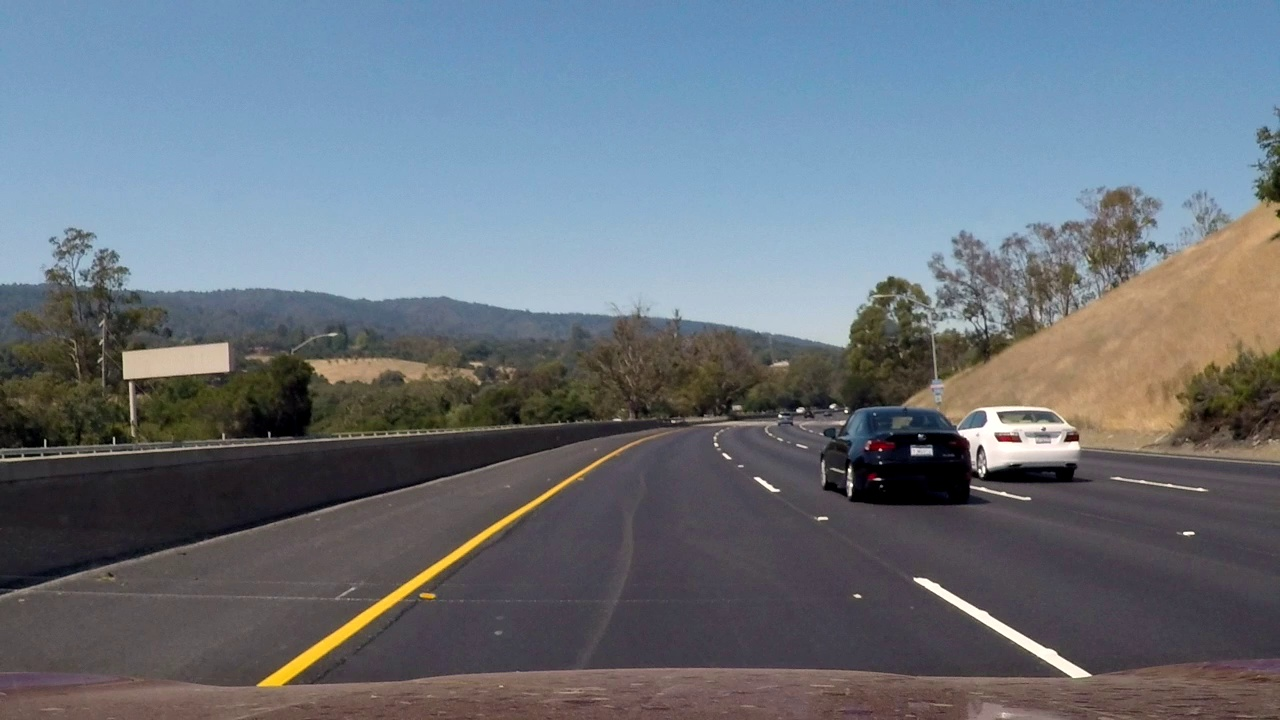
#> input picture test_images/frame0.jpg, 1280 x 720 px, given in place of solidWhiteRight.jpg, which was not available
$ jupyter execute --allow-errors P1-lanes_rev1.ipynb   (shell and % lines are left out)   (text cells are left out)
#> lines starting #> are read from the running program, lines starting #| are printed output that depends on the picture; after the words box and inside, x2 and y2 are one past the last pixel; in counts of white or black regions, pixels touching at a corner belong together; long printed decimals are rounded; pictures that were not available may be replaced by others from this repository, and a replacement may not be noted
[cell 1]
#importing some useful packages
import matplotlib.pyplot as plt
import matplotlib.image as mpimg
import numpy as np
import cv2

[cell 2]
#reading in an image
image = mpimg.imread('test_images/solidWhiteRight.jpg')
#> image is the input picture: shape (720, 1280, 3); mean R, G, B 105.5, 114.1, 123.6

#printing out some stats and plotting
print('This image is:', type(image), 'with dimensions:', image.shape)
#| This image is: <class 'numpy.ndarray'> with dimensions: (720, 1280, 3)
plt.imshow(image)  # if you wanted to show a single color channel image called 'gray',
#for example, call as plt.imshow(gray, cmap='gray')

[cell 3]
import math

def grayscale(img):
    """Applies the Grayscale transform
    This will return an image with only one color channel
    but NOTE: to see the returned image as grayscale
    (assuming your grayscaled image is called 'gray')
    you should call plt.imshow(gray, cmap='gray')"""
    return cv2.cvtColor(img, cv2.COLOR_RGB2GRAY)
    # Or use BGR2GRAY if you read an image with cv2.imread()
    # return cv2.cvtColor(img, cv2.COLOR_BGR2GRAY)

def canny(img, low_threshold, high_threshold):
    """Applies the Canny transform"""
    return cv2.Canny(img, low_threshold, high_threshold)

def gaussian_blur(img, kernel_size):
    """Applies a Gaussian Noise kernel"""
    return cv2.GaussianBlur(img, (kernel_size, kernel_size), 0)

# [9 lines left out: function get_region_of_interest_vertices, not called in this run]

def region_of_interest(img, vertices):
    """
    Applies an image mask.

    Only keeps the region of the image defined by the polygon
    formed from `vertices`. The rest of the image is set to black.
    `vertices` should be a numpy array of integer points.
    """
    #defining a blank mask to start with
    mask = np.zeros_like(img)

    #defining a 3 channel or 1 channel color to fill the mask with depending on the input image
    if len(img.shape) > 2:
        channel_count = img.shape[2]  # i.e. 3 or 4 depending on your image
        ignore_mask_color = (255,) * channel_count
    else:
        ignore_mask_color = 255

    #filling pixels inside the polygon defined by "vertices" with the fill color
    cv2.fillPoly(mask, vertices, ignore_mask_color)

    #returning the image only where mask pixels are nonzero
    masked_image = cv2.bitwise_and(img, mask)
    return masked_image


def draw_lines(img, lines, color=[255, 0, 0], thickness=2):
    """
    NOTE: this is the function you might want to use as a starting point once you want to
    average/extrapolate the line segments you detect to map out the full
    extent of the lane (going from the result shown in raw-lines-example.mp4
    to that shown in P1_example.mp4).

    Think about things like separating line segments by their
    slope ((y2-y1)/(x2-x1)) to decide which segments are part of the left
    line vs. the right line.  Then, you can average the position of each of
    the lines and extrapolate to the top and bottom of the lane.

    This function draws `lines` with `color` and `thickness`.
    Lines are drawn on the image inplace (mutates the image).
    If you want to make the lines semi-transparent, think about combining
    this function with the weighted_img() function below
    """
    for line in lines:
        for x1,y1,x2,y2 in line:
            cv2.line(img, (x1, y1), (x2, y2), color, thickness)


def hough_lines(img, rho, theta, threshold, min_line_len, max_line_gap):
    """
    `img` should be the output of a Canny transform.

    Returns an image with hough lines drawn.
    """
    lines = cv2.HoughLinesP(img, rho, theta, threshold, np.array([]), minLineLength=min_line_len, maxLineGap=max_line_gap)
    line_img = np.zeros((img.shape[0], img.shape[1], 3), dtype=np.uint8)
    draw_lines(line_img, lines)
    return line_img

# Python 3 has support for cool math symbols.

def weighted_img(img, initial_img, a=0.8, b=1., gamma=0.):
    """
    `img` is the output of the hough_lines(), An image with lines drawn on it.
    Should be a blank image (all black) with lines drawn on it.

    `initial_img` should be the image before any processing.

    The result image is computed as follows:

    initial_img * α + img * β + γ
    NOTE: initial_img and img must be the same shape!
    """
    return cv2.addWeighted(initial_img, a, img, b, gamma)

[cell 4]
import os
os.listdir("test_images/")

[cell 5]
# TODO: Build your pipeline that will draw lane lines on the test_images
# then save them to the test_images_output directory.

#img = mpimg.imread('test_images/solidWhiteRight.jpg')
#img = mpimg.imread('test_images/whiteCarLaneSwitch.jpg')
#img = mpimg.imread('test_images/solidYellowCurve2.jpg')
img = mpimg.imread('test_images/solidYellowLeft.jpg')
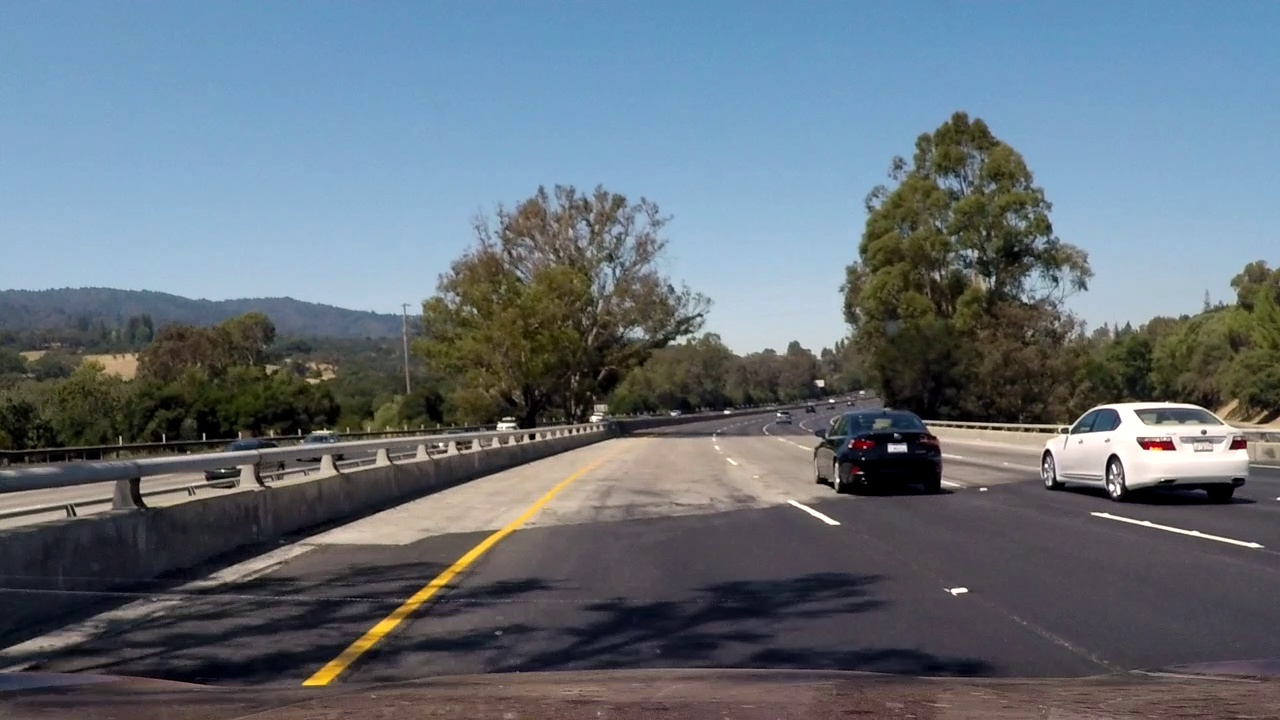
#> input picture test_images/frame100.jpg, 1280 x 720 px, given in place of solidYellowLeft.jpg, which was not available
#> img is the input picture: shape (720, 1280, 3); mean R, G, B 100.6, 111.6, 121.4
#img = mpimg.imread('test_images/frame69.jpg')

cv2.imwrite("test_videos_output/img.jpg",img)

img_g= grayscale(img)
cv2.imwrite("test_videos_output/img_g.jpg",img_g)
#printing out some stats and plotting
print('This image is:', type(img_g), 'with dimensions:', img_g.shape)
#| This image is: <class 'numpy.ndarray'> with dimensions: (720, 1280)
#plt.imshow(img_g,cmap='gray')

img_gb=gaussian_blur(img_g, 9)
cv2.imwrite("test_videos_output/img_gb.jpg",img_gb)
#plt.imshow(img_g,cmap='gray')
# if you wantmple, call as plt.imshow(gray, cmap='gray')
#plt.title('grayscale with blur', fontdict=None, loc='center')

plt.rcParams["figure.figsize"] = (15,15) # set figure size to 20cmx20cm
f, axisArray = plt.subplots(2,1)
axisArray[0].imshow(img_g,cmap='gray')
axisArray[0].title.set_text('grayscale')
axisArray[1].title.set_text('grayscale with blur')
axisArray[1].imshow(img_gb,cmap='gray')
plt.title('grayscale with blur', fontdict=None, loc='center')
#doeasn't work # plt.subplot_tool()

[cell 6]
img_gbc=canny(img_gb, 100, 200);
#> in canny, `return cv2.Canny(img, low_threshold, high_threshold)`:
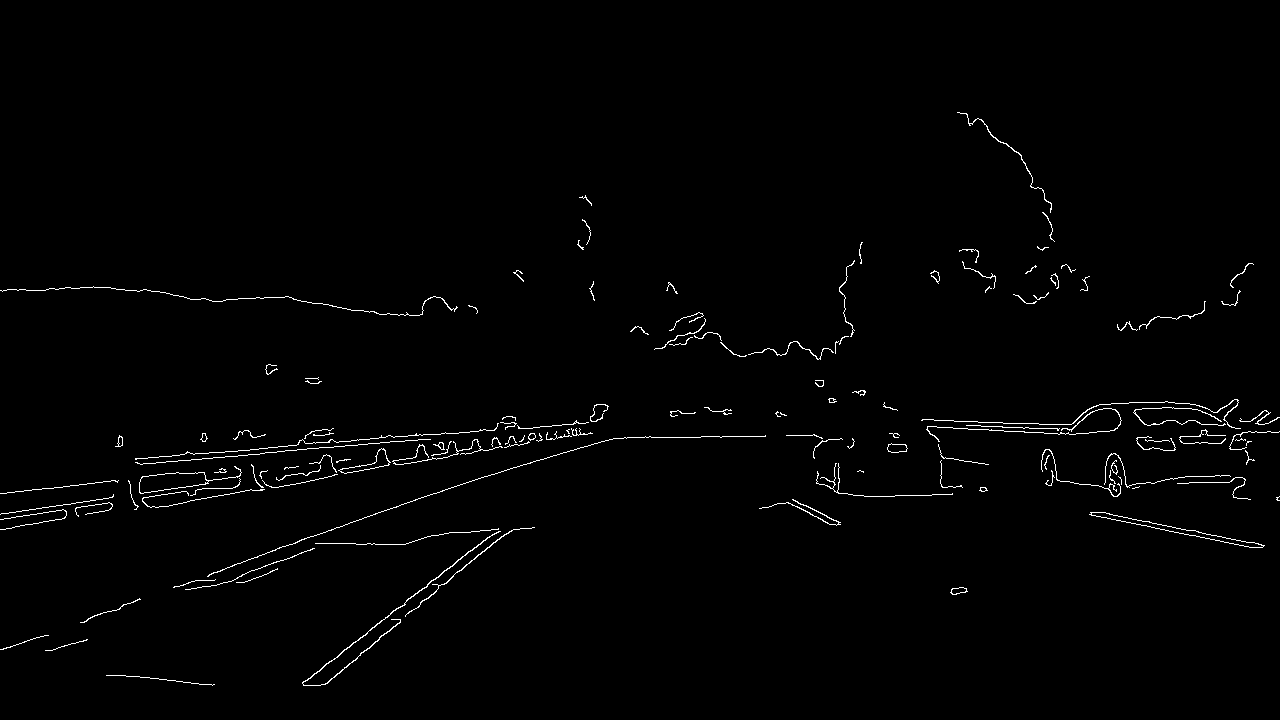
#> returned value: shape (720, 1280); 1.1% white in thin lines or dots, all inside (x1, y1, x2, y2) = (0, 112, 1280, 686)
plt.imshow(img_gbc,cmap='gray')
plt.title('canny on grayscale with blur', fontdict=None, loc='center')
cv2.imwrite("test_videos_output/img_gbc.jpg",img_gbc)
#> Out = True

[cell 7]
print(img_gbc.shape)
#| (720, 1280)
r=img_gbc.shape[0] # rows or height
#> r = 720
c=img_gbc.shape[1] # columns or width
#> c = 1280
left_bottom = [0, r]
#> left_bottom = [0, 720]
right_bottom = [c, r]
#> right_bottom = [1280, 720]
left_top = [0.95*c/2, 1.2*r/2] # trapezoid with 10% width at top
#> left_top = [608, 432]
right_top = [1.05*c/2, 1.2*r/2]
#> right_top = [672, 432]
x=np.array([[left_bottom,left_top,right_top,right_bottom]], dtype=np.int32)
#sample array a = np.array( [[[10,10],[100,10],[100,100],[10,100]]], dtype=np.int32 )
img_gbcr=region_of_interest(img_gbc,x)
#> in region_of_interest, `cv2.fillPoly(mask, vertices, ignore_mask_color)`: mask: shape (720, 1280); 21% white; 1 white region, box (x1, y1, x2, y2) and area: (2, 432, 1279, 720) 193567
#> in region_of_interest, `masked_image = cv2.bitwise_and(img, mask)`: masked_image: shape (720, 1280); 0.14% white in thin lines or dots, all inside (x1, y1, x2, y2) = (106, 436, 968, 686)
plt.imshow(img_gbcr,cmap='gray')
plt.title('region limit on canny on grayscale with blur', fontdict=None, loc='center')
cv2.imwrite("test_videos_output/img_gbcr.jpg",img_gbcr)
#> Out = True

[cell 8]
img_gbcrl=hough_lines(img_gbcr, 1, np.pi/180.0, 100, img_gbcr.shape[0]*1.4*0.1, img_gbcr.shape[0]*1.4*0.55)
#> in hough_lines, `lines = cv2.HoughLinesP(img, rho, theta, threshold, np.array([]), minL..`: lines = [[302, 682, 615, 438], [324, 684, 618, 438]]
#> the loop in draw_lines, `for line in lines:` made 2 passes
plt.imshow(img_gbcrl,cmap='gray')
plt.title('lines on region canny grayscale with blur', fontdict=None, loc='center')
cv2.imwrite("test_videos_output/img_gbcrl.jpg",img_gbcrl)
#> Out = True

[cell 9]
print(img_gbc.shape)
#| (720, 1280)

[cell 10]
int(img_gbcr.shape[0]*1.4*0.2)
#> Out = 201

[cell 11]
lines = cv2.HoughLinesP(img_gbc, 1, np.pi/180.0, int(img_gbcr.shape[0]*.06), np.array([]), img_gbcr.shape[0]*1.4*0.1, img_gbcr.shape[0]*1.4*0.55)
#> lines = 62 rows, first 6: [135, 459, 833, 398], [297, 444, 1240, 428], [2, 649, 985, 292], [325, 684, 987, 129], [140, 464, 728, 413], [5, 493, 708, 407]
print(lines)
#> (printed output is left out)

[cell 12]
def getSlope(x1, y1, x2, y2):
    return (y2-y1)/(x2-x1)

def getYInt(x1, y1, x2, y2):
    slope = getSlope(x1, y1, x2, y2)
    y = -x1*slope+y1
    return (0, y)

[cell 13]
# find slope and offset of each line
lane_left_mb,lane_right_mb,mb_list=([] for _ in range(3))

for line in lines:
    for x1,y1,x2,y2 in line:
        m=getSlope(x1, y1, x2, y2)
        b=getYInt(x1, y1, x2, y2)
       # print('m=',m,' b= ',b)
        if -1.5  <= m < -0.5 and int(img.shape[0]*0.9)  <= b[1] :
           # lane_left_mb.append(line)
            lane_left_mb.append((m,b[1]))
        if 0.3  <= m < 2.5 and  b[1]<int(img.shape[0]*0.3) :
            lane_right_mb.append((m,b[1]))
#> this loop made 62 passes
#> line on passes 1 to 12: [[135, 459, 833, 398]], [[297, 444, 1240, 428]], [[2, 649, 985, 292]], [[325, 684, 987, 129]], [[140, 464, 728, 413]], [[5, 493, 708, 407]], [[0, 529, 1146, 327]], [[155, 507, 695, 412]], [[302, 683, 998, 140]], [[302, 682, 997, 139]], [[593, 408, 1246, 443]], [[604, 410, 1249, 547]]
#> after the loop, lane_left_mb = [(-0.838, 956.5), (-0.78, 918.6), (-0.781, 918), (-0.839, 955.7)]; lane_right_mb = [(2.34, -2235.3)]
       # cv2.line(img, (x1, y1), (x2, y2), color=(0,0,255), thickness=2)
plt.imshow(img,cmap='gray')

print('validated lines left')
for mb in lane_left_mb:
    print('m=',mb[0],' b= ',mb[1])
#> this loop made 4 passes
#| m= -0.8384  b=  956.470
#| m= -0.7802  b=  918.612
#| m= -0.7813  b=  917.951
#| m= -0.8386  b=  955.710
ll_npa = np.asarray(lane_left_mb, dtype=np.float32) # convert list to array so we can use mean
#> ll_npa = [[-0.838, 956.5], [-0.78, 918.6], [-0.781, 918], [-0.839, 955.7]]
print(ll_npa.mean(0))
#| [-8.096121e-01  9.371858e+02]

print('validated lines right')
for mb in lane_right_mb:
    print('m=',mb[0],' b= ',mb[1])
#> this loop made 1 pass
#| m= 2.344  b=  -2235.281
rl_npa = np.asarray(lane_right_mb, dtype=np.float32) # convert list to array so we can use mean
#> rl_npa = [[2.34, -2235.3]]
print(rl_npa.mean(0))
#| [    2.344 -2235.2812 ]

# m=rl_npa.mean(0)[0]
# b=rl_npa.mean(0)[1]
# y= mx +b
# (y-b)/m=x

# plot one lane line for each side (right,left)
x1=int((img.shape[0]-rl_npa.mean(0)[1])/rl_npa.mean(0)[0])
#> x1 = 1260
x2=int((int(1.2*img.shape[0]/2.0)-rl_npa.mean(0)[1])/rl_npa.mean(0)[0])
#> x2 = 1138
cv2.line(img, (x1,img.shape[0] ), (x2, int(1.2*img.shape[0]/2.0)), color=(0,255,0), thickness=6)
# left lane
x1=int((img.shape[0]-ll_npa.mean(0)[1])/ll_npa.mean(0)[0])
#> x1 = 268
x2=int((int(1.2*img.shape[0]/2.0)-ll_npa.mean(0)[1])/ll_npa.mean(0)[0])
#> x2 = 623
cv2.line(img, (x1,img.shape[0] ), (x2, int(1.2*img.shape[0]/2.0)), color=(0,255,0), thickness=6)
plt.imshow(img,cmap='gray')

[cell 14]
plt.imshow(img_gbcr,cmap='gray')

[cell 15]
img_gbcrlw=weighted_img(img_gbcrl, img, a=.7, b=1, gamma=0.0)
#> in weighted_img, `return cv2.addWeighted(initial_img, a, img, b, gamma)`:
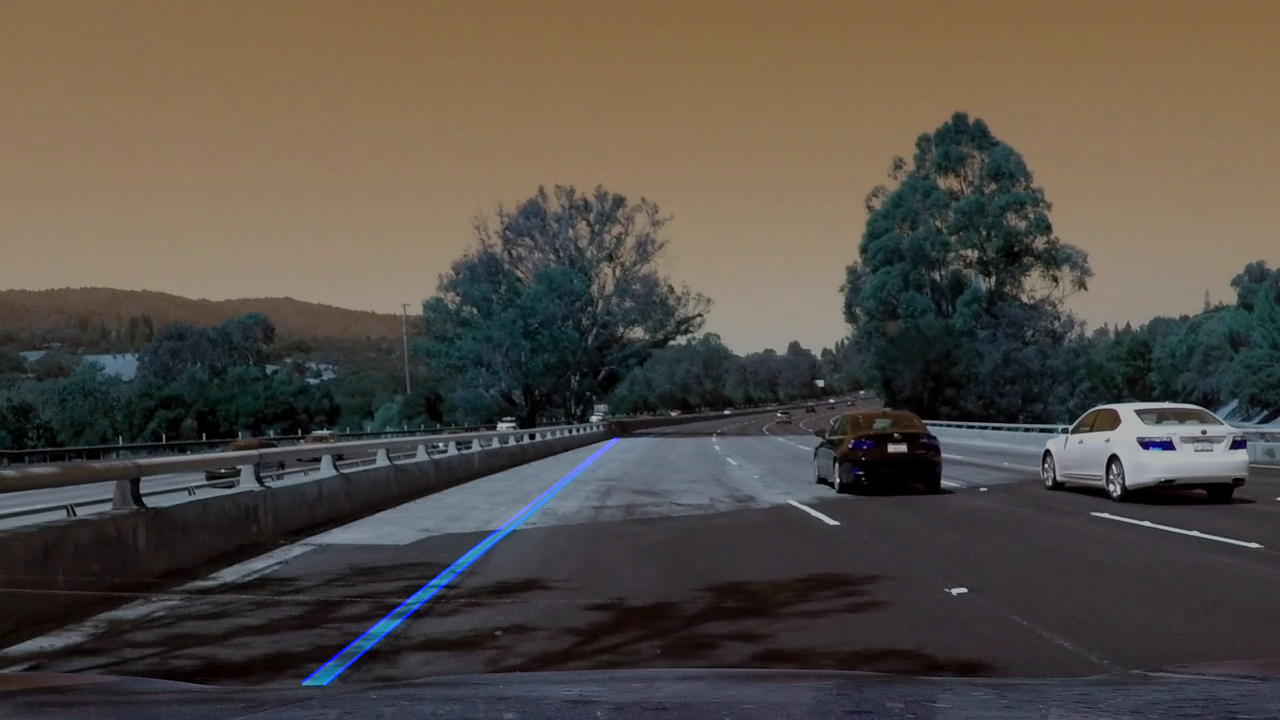
#> returned value: shape (720, 1280, 3); mean of channels 0, 1, 2 70.8, 78.1, 85; drawn as B, G, R
plt.imshow(img_gbcrlw,cmap='gray')
plt.title('overlay lines on original image', fontdict=None, loc='center')

[cell 16]
from collections import deque
m_left_deque = deque(maxlen=10)      # make a new deque with 10 items to store slope m for left lane
b_left_deque = deque(maxlen=10)      # store offset b for left lane
m_right_deque = deque(maxlen=10)      # make a new deque with 10 items to store slope m for right lane
b_right_deque = deque(maxlen=10)      # store offset b for right lane

[cell 17]
def getSlope(x1, y1, x2, y2):
    return (y2-y1)/(x2-x1)

# [136 lines left out: functions getYInt, draw_lines, not called in this run]

[cell 18]
img_gbcrlw=weighted_img(img_gbcrl, img, a=.7, b=1, gamma=0.0)
plt.imshow(img_gbcrlw,cmap='gray')
plt.title('overlay lines on original image', fontdict=None, loc='center')
cv2.imwrite("test_videos_output/img_gbcrlw.jpg",cv2.cvtColor(img_gbcrlw, cv2.COLOR_RGB2BGR))
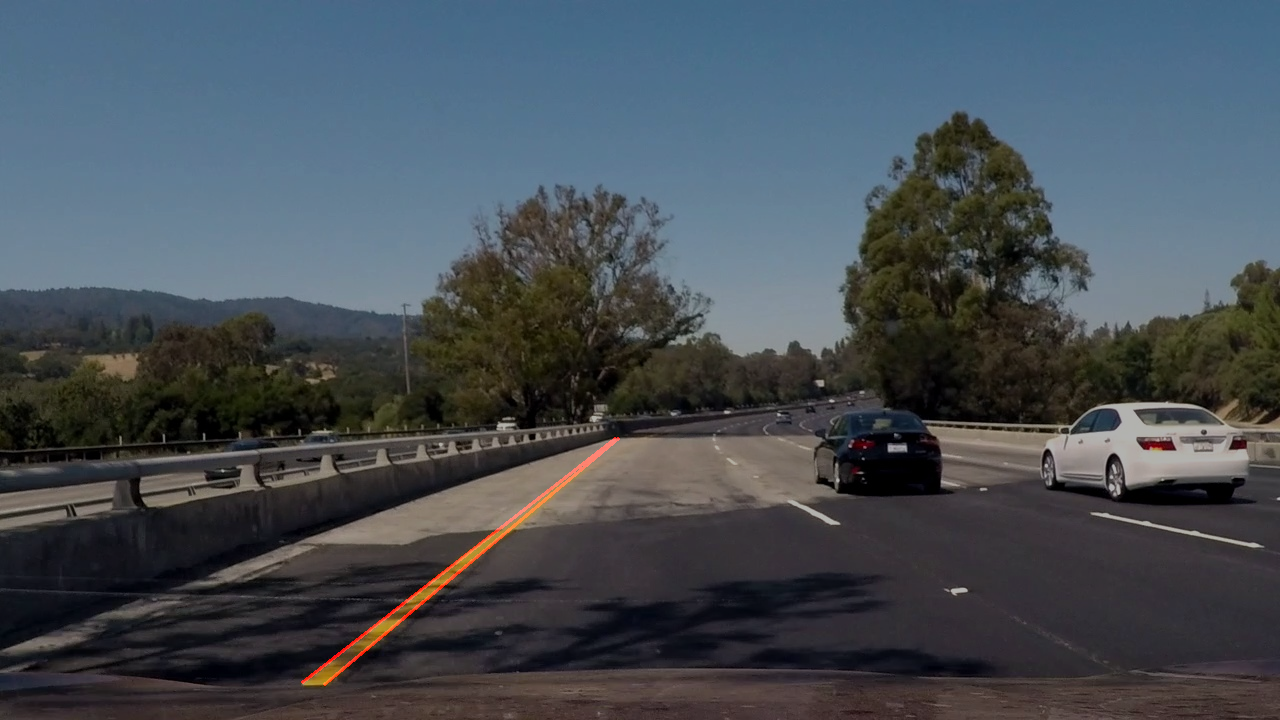
#> saved as img_gbcrlw.jpg: shape (720, 1280, 3); mean B, G, R 85, 78.1, 70.8
#> Out = True
